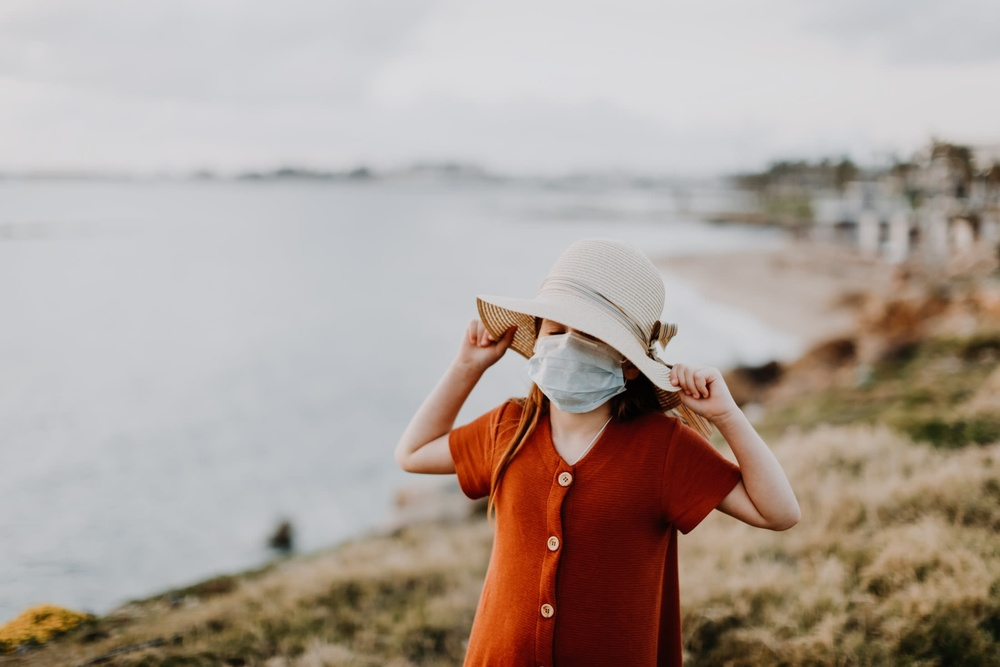
#> input picture Test/beach.jpg, 1000 x 667 px, shrunk from 2200 x 1467 before the run
$ python -i image_tools.py   (imports and definitions only)
#> lines starting #> are read from the running program, lines starting #| are printed output that depends on the picture; after the words box and inside, x2 and y2 are one past the last pixel; in counts of white or black regions, pixels touching at a corner belong together
import os, sys

from PIL import Image
from PIL import ImageDraw
import numpy as np
import pygame as pg
import cv2


# [61 lines left out: functions get_rects, draw_rects, get_layers, conv_cv_pygame, not called in this run]


def conv_cv_pygame_alpha(cv_image):
    tmp = cv2.cvtColor(cv_image, cv2.COLOR_RGB2GRAY)
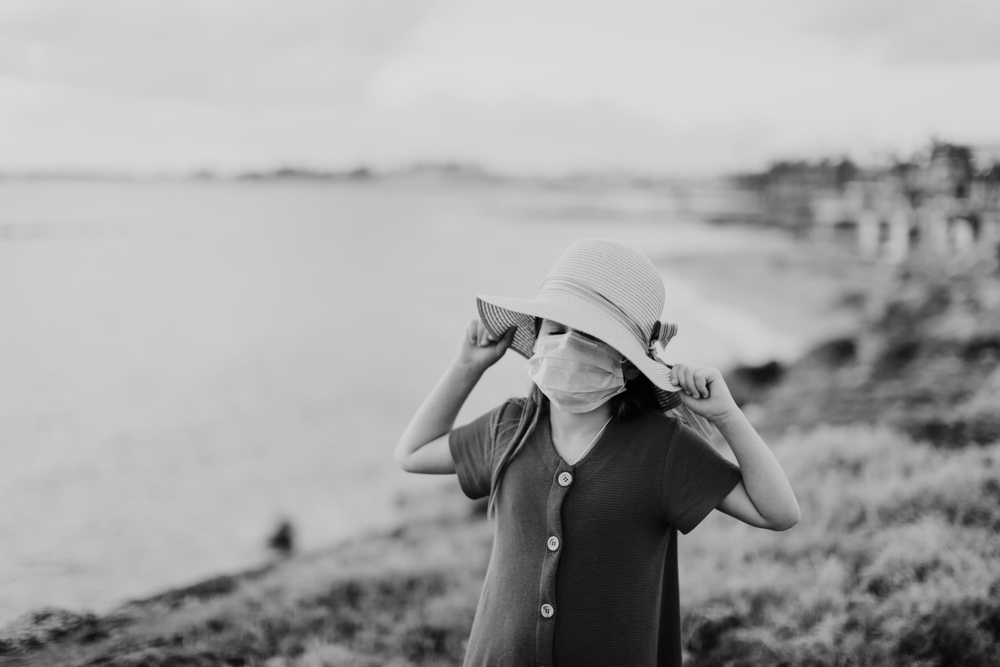
#> tmp: shape (667, 1000); min 0, max 220, mean 163.5
    _,alpha = cv2.threshold(tmp,0,255,cv2.THRESH_BINARY)
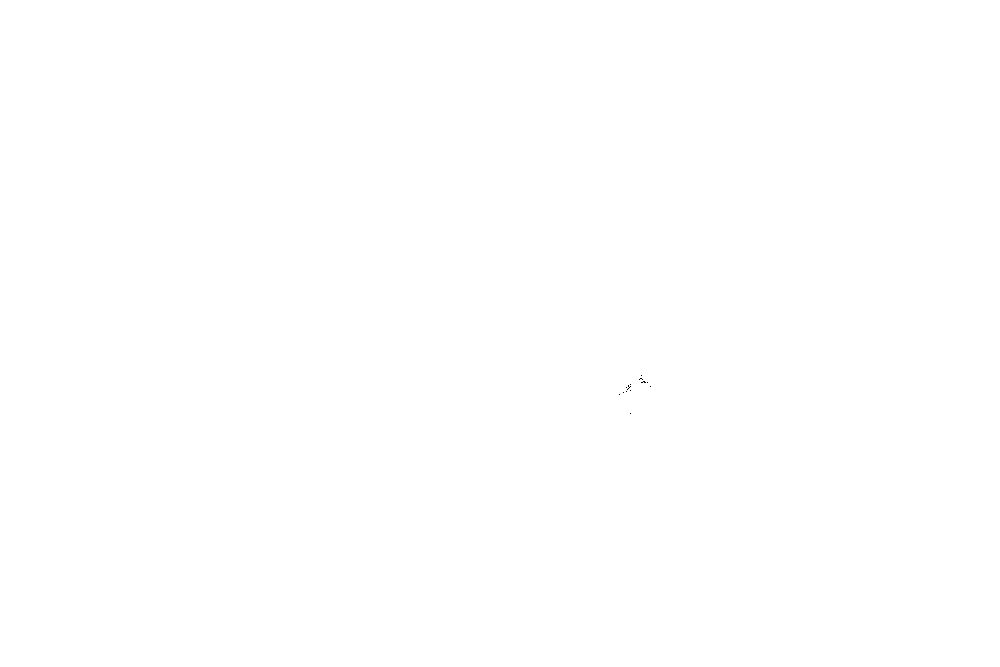
#> alpha: shape (667, 1000); 100% white; black in thin lines or dots, all inside (x1, y1, x2, y2) = (619, 375, 651, 414)
    b, g, r = cv2.split(cv_image)
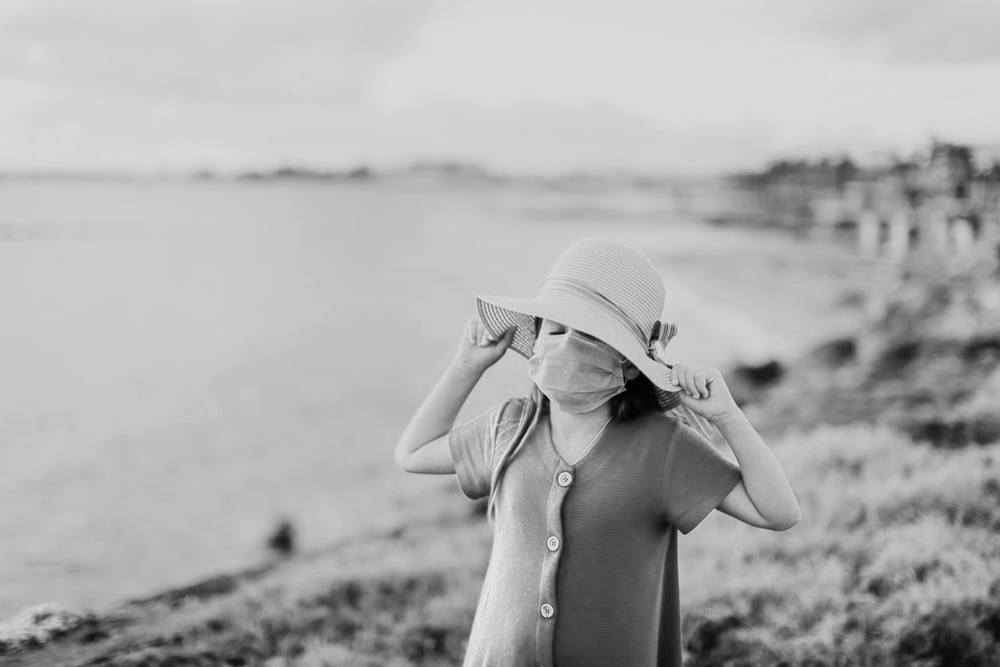
#> b: shape (667, 1000); min 0, max 254, mean 173.4
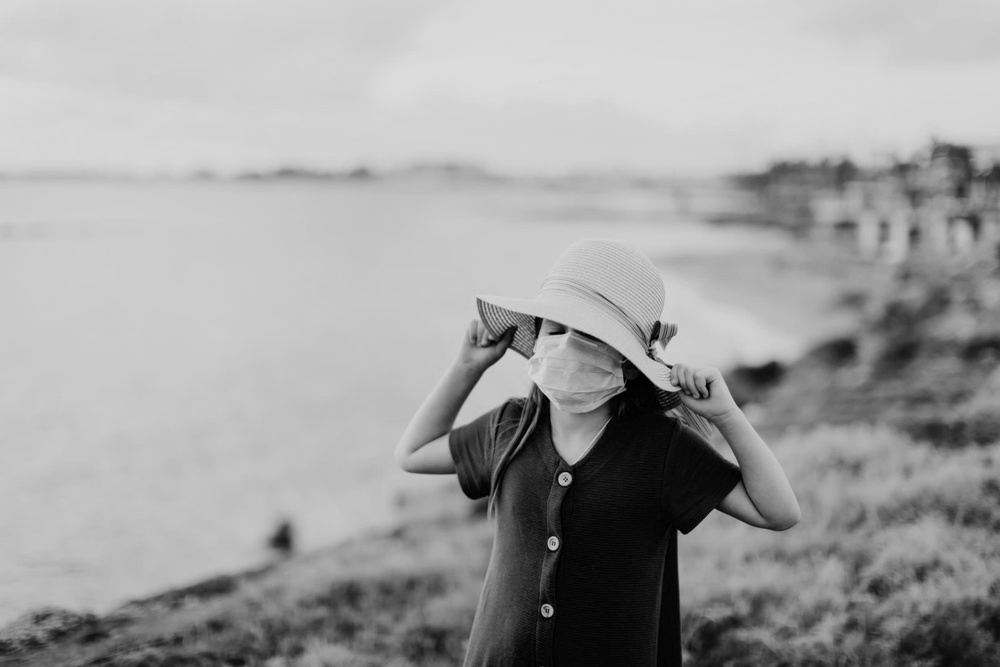
#> g: shape (667, 1000); min 0, max 220, mean 160.7
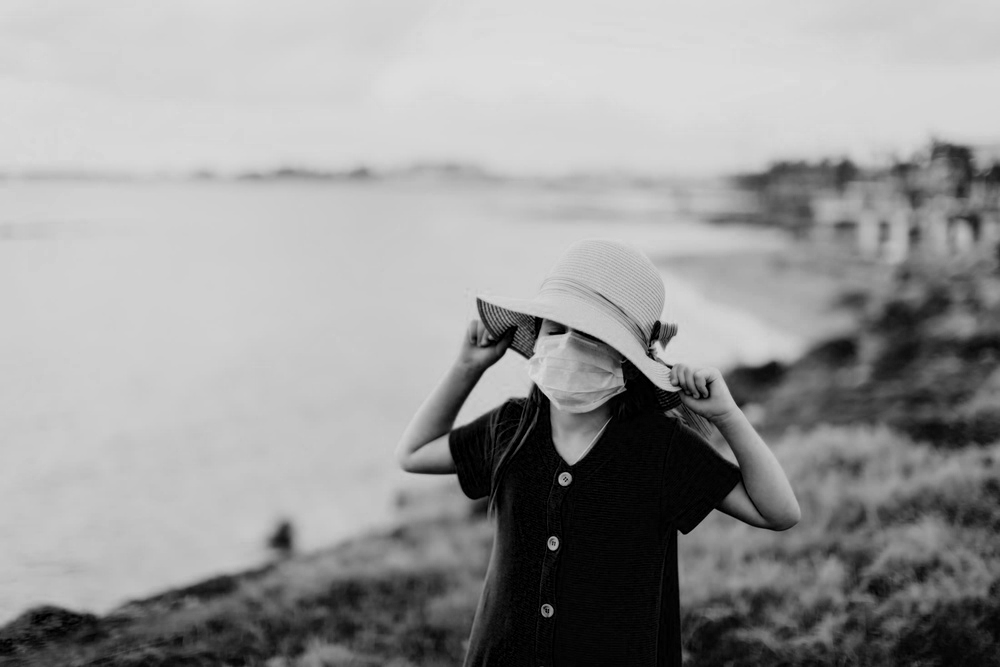
#> r: shape (667, 1000); min 0, max 224, mean 152.6
    rgba = [r, g, b, alpha]
    cv_image = cv2.merge(rgba,4)

    mode = "RGBA"
    size = cv_image.shape[1::-1]
#> size = (1000, 667)
    data = cv_image.tobytes()

    frame_pg = pg.image.fromstring(data, size, mode)

    return frame_pg


# [14 lines left out: functions conv_pil_pygame, conv_pil_cv, not called in this run]

>>> import cv2
>>> picture = cv2.cvtColor(cv2.imread('../Test/beach.jpg'), cv2.COLOR_BGR2RGB)
>>> result = conv_cv_pygame_alpha(picture)

$ run again, on Test/face1.jpg
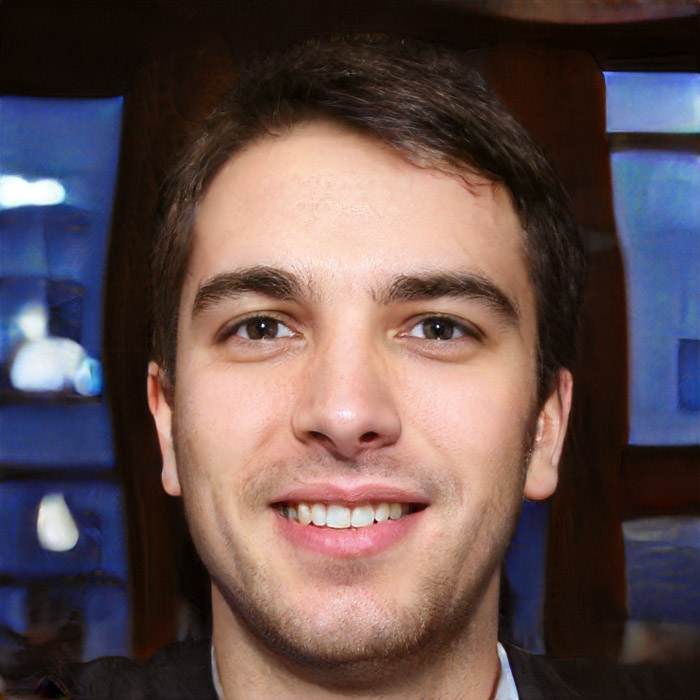
#> input picture Test/face1.jpg, 700 x 700 px
#> alpha: shape (700, 700); 100% white; black in thin lines or dots, all inside (x1, y1, x2, y2) = (50, 685, 62, 695)
#> in conv_cv_pygame_alpha, `b, g, r = cv2.split(cv_image)`:
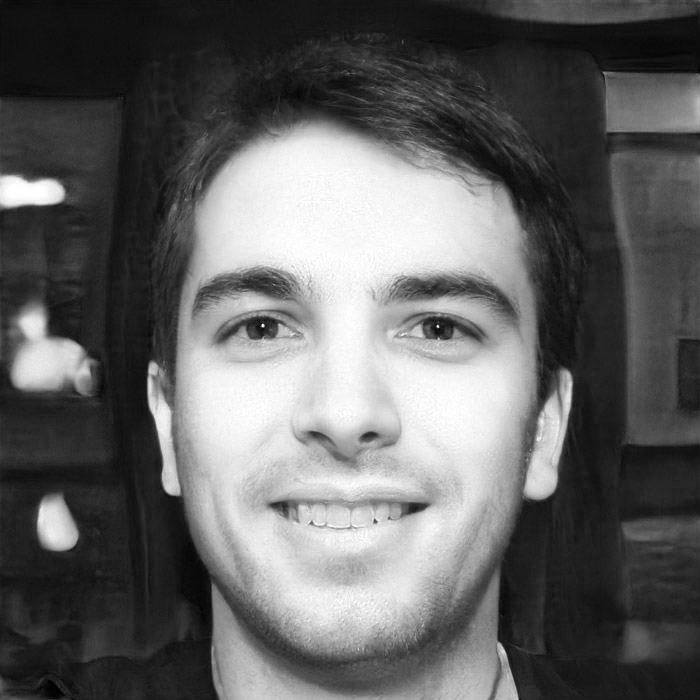
#> b: shape (700, 700); min 0, max 255, mean 99.3
#> in conv_cv_pygame_alpha, `b, g, r = cv2.split(cv_image)`:
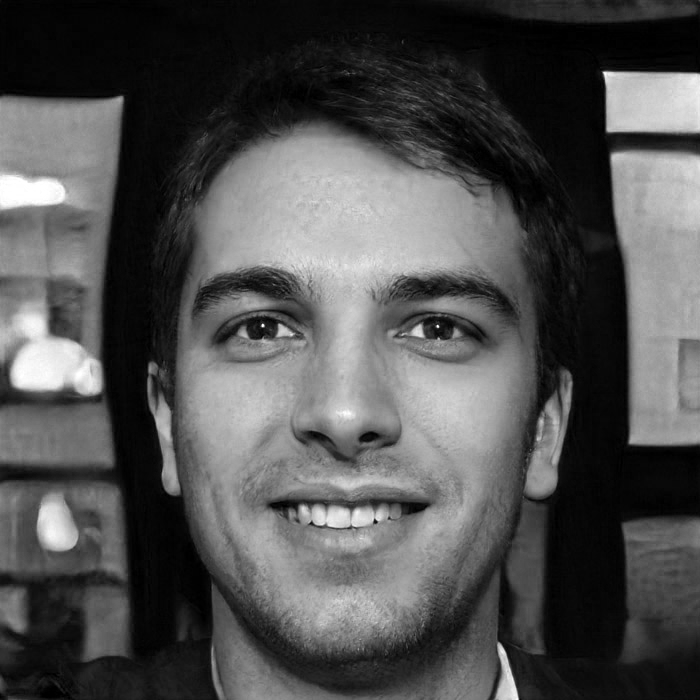
#> r: shape (700, 700); min 0, max 255, mean 80.5
